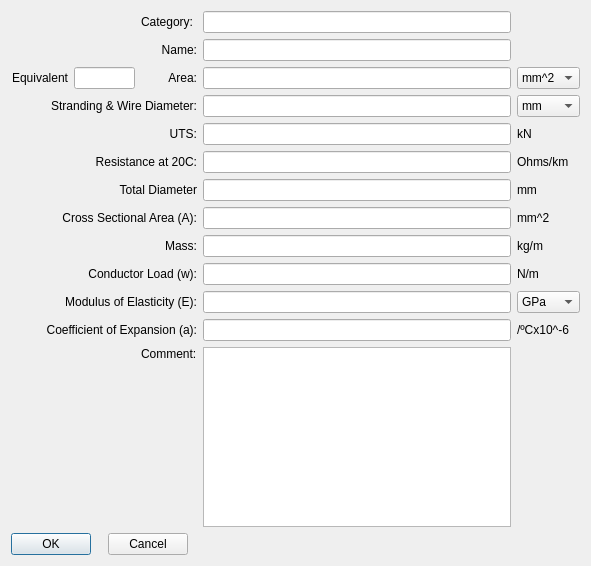
<?xml version="1.0" encoding="UTF-8"?>
<ui version="4.0">
 <class>ModifyConductor</class>
 <widget class="QDialog" name="ModifyConductor">
  <property name="geometry">
   <rect>
    <x>0</x>
    <y>0</y>
    <width>591</width>
    <height>566</height>
   </rect>
  </property>
  <property name="windowTitle">
   <string>Dialog</string>
  </property>
  <layout class="QGridLayout" name="gridLayout_2">
   <item row="0" column="0">
    <layout class="QGridLayout" name="gridLayout">
     <item row="3" column="0" colspan="4">
      <widget class="QLabel" name="label_4">
       <property name="text">
        <string>Stranding &amp; Wire Diameter:</string>
       </property>
       <property name="alignment">
        <set>Qt::AlignRight|Qt::AlignTrailing|Qt::AlignVCenter</set>
       </property>
      </widget>
     </item>
     <item row="0" column="4">
      <widget class="QLineEdit" name="categoryLE">
       <property name="text">
        <string/>
       </property>
      </widget>
     </item>
     <item row="5" column="1" colspan="3">
      <widget class="QLabel" name="label_6">
       <property name="text">
        <string>Resistance at 20C:</string>
       </property>
       <property name="alignment">
        <set>Qt::AlignRight|Qt::AlignTrailing|Qt::AlignVCenter</set>
       </property>
      </widget>
     </item>
     <item row="5" column="5">
      <widget class="QLabel" name="label_20">
       <property name="text">
        <string>Ohms/km</string>
       </property>
      </widget>
     </item>
     <item row="6" column="4">
      <widget class="QLineEdit" name="totalDiaLE">
       <property name="text">
        <string/>
       </property>
      </widget>
     </item>
     <item row="2" column="0">
      <widget class="QLabel" name="label_2">
       <property name="sizePolicy">
        <sizepolicy hsizetype="Fixed" vsizetype="Preferred">
         <horstretch>0</horstretch>
         <verstretch>0</verstretch>
        </sizepolicy>
       </property>
       <property name="layoutDirection">
        <enum>Qt::RightToLeft</enum>
       </property>
       <property name="text">
        <string>Equivalent</string>
       </property>
       <property name="alignment">
        <set>Qt::AlignRight|Qt::AlignTrailing|Qt::AlignVCenter</set>
       </property>
      </widget>
     </item>
     <item row="2" column="1" colspan="2">
      <widget class="QLineEdit" name="materialLE">
       <property name="sizePolicy">
        <sizepolicy hsizetype="Fixed" vsizetype="Preferred">
         <horstretch>0</horstretch>
         <verstretch>0</verstretch>
        </sizepolicy>
       </property>
       <property name="minimumSize">
        <size>
         <width>61</width>
         <height>0</height>
        </size>
       </property>
       <property name="maximumSize">
        <size>
         <width>61</width>
         <height>16777215</height>
        </size>
       </property>
       <property name="layoutDirection">
        <enum>Qt::LeftToRight</enum>
       </property>
       <property name="text">
        <string/>
       </property>
      </widget>
     </item>
     <item row="5" column="4">
      <widget class="QLineEdit" name="r20LE">
       <property name="text">
        <string/>
       </property>
      </widget>
     </item>
     <item row="4" column="3">
      <widget class="QLabel" name="label_5">
       <property name="text">
        <string>UTS:</string>
       </property>
       <property name="alignment">
        <set>Qt::AlignRight|Qt::AlignTrailing|Qt::AlignVCenter</set>
       </property>
      </widget>
     </item>
     <item row="2" column="3">
      <widget class="QLabel" name="label_3">
       <property name="text">
        <string>Area:</string>
       </property>
       <property name="alignment">
        <set>Qt::AlignRight|Qt::AlignTrailing|Qt::AlignVCenter</set>
       </property>
      </widget>
     </item>
     <item row="3" column="4">
      <widget class="QLineEdit" name="swDiaLE">
       <property name="text">
        <string/>
       </property>
      </widget>
     </item>
     <item row="6" column="1" colspan="3">
      <widget class="QLabel" name="label_7">
       <property name="text">
        <string>Total Diameter</string>
       </property>
       <property name="alignment">
        <set>Qt::AlignRight|Qt::AlignTrailing|Qt::AlignVCenter</set>
       </property>
      </widget>
     </item>
     <item row="4" column="4">
      <widget class="QLineEdit" name="utsLE">
       <property name="text">
        <string/>
       </property>
      </widget>
     </item>
     <item row="2" column="4">
      <widget class="QLineEdit" name="emaLE">
       <property name="text">
        <string/>
       </property>
      </widget>
     </item>
     <item row="8" column="3">
      <widget class="QLabel" name="label_9">
       <property name="text">
        <string>Mass:</string>
       </property>
       <property name="alignment">
        <set>Qt::AlignRight|Qt::AlignTrailing|Qt::AlignVCenter</set>
       </property>
      </widget>
     </item>
     <item row="8" column="4">
      <widget class="QLineEdit" name="massLE">
       <property name="text">
        <string/>
       </property>
      </widget>
     </item>
     <item row="6" column="5">
      <widget class="QLabel" name="label_21">
       <property name="text">
        <string>mm</string>
       </property>
      </widget>
     </item>
     <item row="7" column="0" colspan="4">
      <widget class="QLabel" name="label_8">
       <property name="text">
        <string>Cross Sectional Area (A):</string>
       </property>
       <property name="alignment">
        <set>Qt::AlignRight|Qt::AlignTrailing|Qt::AlignVCenter</set>
       </property>
      </widget>
     </item>
     <item row="7" column="5">
      <widget class="QLabel" name="label_22">
       <property name="text">
        <string>mm^2</string>
       </property>
      </widget>
     </item>
     <item row="7" column="4">
      <widget class="QLineEdit" name="csaLE">
       <property name="text">
        <string/>
       </property>
      </widget>
     </item>
     <item row="9" column="1" colspan="3">
      <widget class="QLabel" name="label_12">
       <property name="text">
        <string>Conductor Load (w):</string>
       </property>
       <property name="alignment">
        <set>Qt::AlignRight|Qt::AlignTrailing|Qt::AlignVCenter</set>
       </property>
      </widget>
     </item>
     <item row="8" column="5">
      <widget class="QLabel" name="label_23">
       <property name="text">
        <string>kg/m</string>
       </property>
      </widget>
     </item>
     <item row="14" column="0" colspan="2">
      <widget class="QPushButton" name="okPB">
       <property name="sizePolicy">
        <sizepolicy hsizetype="Fixed" vsizetype="Fixed">
         <horstretch>0</horstretch>
         <verstretch>0</verstretch>
        </sizepolicy>
       </property>
       <property name="text">
        <string>OK</string>
       </property>
      </widget>
     </item>
     <item row="12" column="3">
      <widget class="QLabel" name="label_10">
       <property name="text">
        <string>Comment:</string>
       </property>
      </widget>
     </item>
     <item row="14" column="2" colspan="3">
      <widget class="QPushButton" name="cancelPB">
       <property name="sizePolicy">
        <sizepolicy hsizetype="Fixed" vsizetype="Fixed">
         <horstretch>0</horstretch>
         <verstretch>0</verstretch>
        </sizepolicy>
       </property>
       <property name="text">
        <string>Cancel</string>
       </property>
      </widget>
     </item>
     <item row="12" column="4" rowspan="2">
      <widget class="QTextEdit" name="commentTE"/>
     </item>
     <item row="13" column="2" colspan="2">
      <spacer name="verticalSpacer">
       <property name="orientation">
        <enum>Qt::Vertical</enum>
       </property>
       <property name="sizeHint" stdset="0">
        <size>
         <width>20</width>
         <height>40</height>
        </size>
       </property>
      </spacer>
     </item>
     <item row="11" column="0" colspan="4">
      <widget class="QLabel" name="label_15">
       <property name="text">
        <string>Coefficient of Expansion (a):</string>
       </property>
       <property name="alignment">
        <set>Qt::AlignRight|Qt::AlignTrailing|Qt::AlignVCenter</set>
       </property>
      </widget>
     </item>
     <item row="9" column="4">
      <widget class="QLineEdit" name="wLE">
       <property name="inputMethodHints">
        <set>Qt::ImhDigitsOnly</set>
       </property>
       <property name="inputMask">
        <string/>
       </property>
       <property name="text">
        <string/>
       </property>
       <property name="alignment">
        <set>Qt::AlignLeading|Qt::AlignLeft|Qt::AlignVCenter</set>
       </property>
      </widget>
     </item>
     <item row="10" column="4">
      <widget class="QLineEdit" name="moeLE">
       <property name="text">
        <string/>
       </property>
      </widget>
     </item>
     <item row="9" column="5">
      <widget class="QLabel" name="label_24">
       <property name="text">
        <string>N/m</string>
       </property>
      </widget>
     </item>
     <item row="10" column="0" colspan="4">
      <widget class="QLabel" name="label_14">
       <property name="text">
        <string>Modulus of Elasticity (E):</string>
       </property>
       <property name="alignment">
        <set>Qt::AlignRight|Qt::AlignTrailing|Qt::AlignVCenter</set>
       </property>
      </widget>
     </item>
     <item row="11" column="4">
      <widget class="QLineEdit" name="coeLE">
       <property name="text">
        <string/>
       </property>
      </widget>
     </item>
     <item row="11" column="5">
      <widget class="QLabel" name="label_28">
       <property name="text">
        <string>/ºCx10^-6</string>
       </property>
      </widget>
     </item>
     <item row="1" column="4">
      <widget class="QLineEdit" name="nameLE"/>
     </item>
     <item row="1" column="3">
      <widget class="QLabel" name="label">
       <property name="text">
        <string>Name:</string>
       </property>
       <property name="alignment">
        <set>Qt::AlignRight|Qt::AlignTrailing|Qt::AlignVCenter</set>
       </property>
      </widget>
     </item>
     <item row="0" column="3">
      <widget class="QLabel" name="label_11">
       <property name="text">
        <string>Category:</string>
       </property>
      </widget>
     </item>
     <item row="3" column="5">
      <widget class="QComboBox" name="swDiaCB">
       <item>
        <property name="text">
         <string>mm</string>
        </property>
       </item>
       <item>
        <property name="text">
         <string>in</string>
        </property>
       </item>
      </widget>
     </item>
     <item row="2" column="5">
      <widget class="QComboBox" name="emaCB">
       <item>
        <property name="text">
         <string>mm^2</string>
        </property>
       </item>
       <item>
        <property name="text">
         <string>in^2</string>
        </property>
       </item>
      </widget>
     </item>
     <item row="4" column="5">
      <widget class="QLabel" name="label_13">
       <property name="text">
        <string>kN</string>
       </property>
      </widget>
     </item>
     <item row="10" column="5">
      <widget class="QComboBox" name="moeCB">
       <item>
        <property name="text">
         <string>GPa</string>
        </property>
       </item>
       <item>
        <property name="text">
         <string>kPa</string>
        </property>
       </item>
      </widget>
     </item>
    </layout>
   </item>
  </layout>
 </widget>
 <tabstops>
  <tabstop>categoryLE</tabstop>
  <tabstop>nameLE</tabstop>
  <tabstop>materialLE</tabstop>
  <tabstop>emaLE</tabstop>
  <tabstop>swDiaLE</tabstop>
  <tabstop>utsLE</tabstop>
  <tabstop>r20LE</tabstop>
  <tabstop>totalDiaLE</tabstop>
  <tabstop>csaLE</tabstop>
  <tabstop>massLE</tabstop>
  <tabstop>wLE</tabstop>
  <tabstop>moeLE</tabstop>
  <tabstop>coeLE</tabstop>
  <tabstop>commentTE</tabstop>
  <tabstop>okPB</tabstop>
  <tabstop>cancelPB</tabstop>
  <tabstop>emaCB</tabstop>
  <tabstop>swDiaCB</tabstop>
 </tabstops>
 <resources/>
 <connections/>
</ui>
